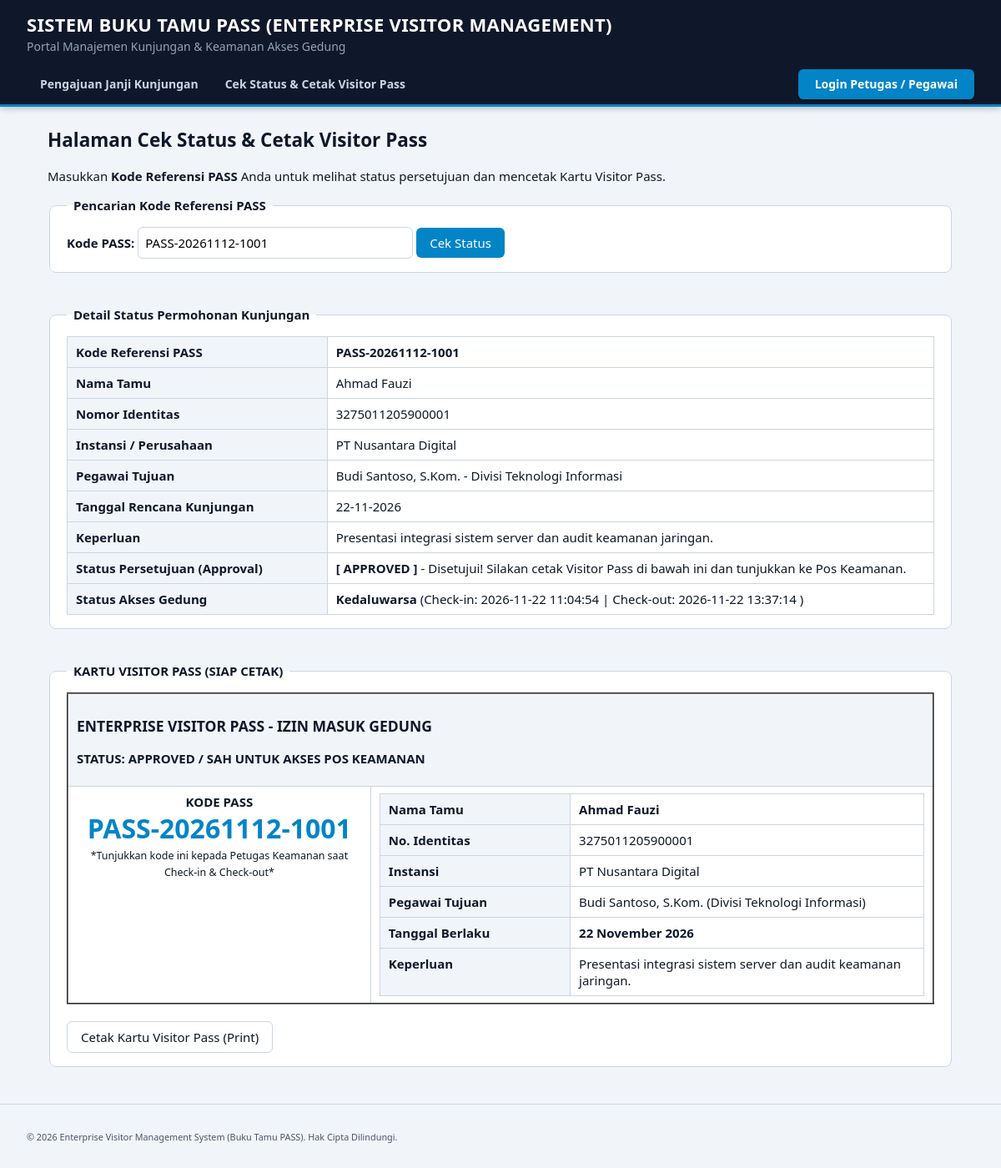
/cek_status.php?kode=PASS-20261112-1001, run on the app's committed database.
### tables this page shows
CREATE TABLE `pengajuan_pass` (
  `id_pass` int NOT NULL,
  `kode_pass` varchar(30) NOT NULL,
  `nama_tamu` varchar(100) NOT NULL,
  `no_identitas` varchar(50) NOT NULL,
  `instansi` varchar(100) NOT NULL,
  `id_tujuan_pegawai` int NOT NULL,
  `keperluan` text NOT NULL,
  `tgl_rencana` date NOT NULL,
  `status_approval` enum('Pending','Approved','Rejected') NOT NULL DEFAULT 'Pending'
);

CREATE TABLE `users` (
  `id_user` int NOT NULL,
  `nama` varchar(100) NOT NULL,
  `divisi` varchar(100) NOT NULL,
  `username` varchar(50) NOT NULL,
  `password` varchar(255) NOT NULL,
  `role` enum('admin','pegawai','keamanan') NOT NULL
);

CREATE TABLE `log_akses` (
  `id_log` int NOT NULL,
  `id_pass` int NOT NULL,
  `id_petugas` int NOT NULL,
  `waktu_checkin` datetime DEFAULT NULL,
  `waktu_checkout` datetime DEFAULT NULL,
  `status_pass` enum('Di Dalam Gedung','Kedaluwarsa') NOT NULL DEFAULT 'Di Dalam Gedung'
);

### includes/auth_middleware.php (called while the page is built, shortened)
<?php
function e($string) {
    return htmlspecialchars((string)$string, ENT_QUOTES, 'UTF-8');
}
?>

### cek_status.php (the view, shortened to what this page needs)
<?php
require_once 'config/database.php';
require_once 'includes/auth_middleware.php';
$kode_input = trim($_GET['kode'] ?? $_POST['kode'] ?? '');
$pass_data = null;
$log_data = null;
if ($kode_input !== '') {
    if (!preg_match('/^[A-Za-z0-9\-]{5,30}$/', $kode_input)) {
        $search_error = "Format kode referensi PASS tidak valid.";
    } else {
        $stmt = $conn->prepare("
            SELECT p.*, u.nama AS nama_pegawai, u.divisi AS divisi_pegawai
            FROM pengajuan_pass p
            JOIN users u ON p.id_tujuan_pegawai = u.id_user
            WHERE p.kode_pass = ?
        ");
        $stmt->bind_param("s", $kode_input);
        $stmt->execute();
        $result = $stmt->get_result();
        $pass_data = $result->fetch_assoc();
        if (!$pass_data) {
            $search_error = "Data pengajuan dengan kode referensi '" . $kode_input . "' tidak ditemukan.";
        } else {
            $stmt_log = $conn->prepare("
                SELECT l.*, s.nama AS nama_petugas
                FROM log_akses l
                JOIN users s ON l.id_petugas = s.id_user
                WHERE l.id_pass = ?
                ORDER BY l.id_log DESC LIMIT 1
            ");
            $stmt_log->bind_param("i", $pass_data['id_pass']);
            $stmt_log->execute();
            $log_data = $stmt_log->get_result()->fetch_assoc();
        }
    }
}
include 'includes/header.php';
?>
<h2>Halaman Cek Status &amp; Cetak Visitor Pass</h2>
<p>Masukkan <strong>Kode Referensi PASS</strong> Anda untuk melihat status persetujuan dan mencetak Kartu Visitor Pass.</p>
<form method="GET" action="cek_status.php">
    <fieldset>
        <legend><strong>Pencarian Kode Referensi PASS</strong></legend>
        <label for="kode"><strong>Kode PASS:</strong></label>
        <input type="text" id="kode" name="kode" value="<?php echo e($kode_input); ?>" required minlength="5" maxlength="30" size="30" placeholder="Contoh: PASS-20261112-1001">
        <button type="submit">Cek Status</button>
    </fieldset>
</form>
<br>
<?php if ($pass_data): ?>
    <fieldset>
        <legend><strong>Detail Status Permohonan Kunjungan</strong></legend>
        <table border="1" cellpadding="8" cellspacing="0" width="100%">
            <tr>
                <th align="left" width="30%">Kode Referensi PASS</th>
                <td><strong><?php echo e($pass_data['kode_pass']); ?></strong></td>
            </tr>
            <tr>
                <th align="left">Nama Tamu</th>
                <td><?php echo e($pass_data['nama_tamu']); ?></td>
            </tr>
            <tr>
                <th align="left">Nomor Identitas</th>
                <td><?php echo e($pass_data['no_identitas']); ?></td>
            </tr>
            <tr>
                <th align="left">Instansi / Perusahaan</th>
                <td><?php echo e($pass_data['instansi']); ?></td>
            </tr>
            <tr>
                <th align="left">Pegawai Tujuan</th>
                <td><?php echo e($pass_data['nama_pegawai'] . ' - ' . $pass_data['divisi_pegawai']); ?></td>
            </tr>
            <tr>
                <th align="left">Tanggal Rencana Kunjungan</th>
                <td><?php echo e(date('d-m-Y', strtotime($pass_data['tgl_rencana']))); ?></td>
            </tr>
            <tr>
                <th align="left">Keperluan</th>
                <td><?php echo e($pass_data['keperluan']); ?></td>
            </tr>
            <tr>
                <th align="left">Status Persetujuan (Approval)</th>
                <td>
                    <strong>[ <?php echo e(strtoupper($pass_data['status_approval'])); ?> ]</strong>
                    <?php if ($pass_data['status_approval'] === 'Pending'): ?>
                        - Menunggu persetujuan dari pegawai tujuan / admin.
                    <?php elseif ($pass_data['status_approval'] === 'Rejected'): ?>
                        - Permohonan kunjungan ditolak. Anda tidak diizinkan masuk area gedung.
                    <?php else: ?>
                        - Disetujui! Silakan cetak Visitor Pass di bawah ini dan tunjukkan ke Pos Keamanan.
                    <?php endif; ?>
                </td>
            </tr>
            <tr>
                <th align="left">Status Akses Gedung</th>
                <td>
                    <?php if ($log_data): ?>
                        <strong><?php echo e($log_data['status_pass']); ?></strong>
                        (Check-in: <?php echo e($log_data['waktu_checkin']); ?>
                        <?php if ($log_data['waktu_checkout']): ?>
                            | Check-out: <?php echo e($log_data['waktu_checkout']); ?>
                        <?php endif; ?>)
                    <?php else: ?>
                        Belum Check-in di Pos Keamanan
                    <?php endif; ?>
                </td>
            </tr>
        </table>
    </fieldset>
    <?php if ($pass_data['status_approval'] === 'Approved'): ?>
        <br>
        <fieldset>
            <legend><strong>KARTU VISITOR PASS (SIAP CETAK)</strong></legend>
            <table border="2" cellpadding="10" cellspacing="0" width="100%">
                <tr>
                    <th colspan="2">
                        <h3>ENTERPRISE VISITOR PASS - IZIN MASUK GEDUNG</h3>
                        <p>STATUS: APPROVED / SAH UNTUK AKSES POS KEAMANAN</p>
                    </th>
                </tr>
                <tr>
                    <td width="35%" align="center">
                        <strong>KODE PASS</strong>
                        <h2><?php echo e($pass_data['kode_pass']); ?></h2>
                        <small>*Tunjukkan kode ini kepada Petugas Keamanan saat Check-in &amp; Check-out*</small>
                    </td>
                    <td>
                        <table border="1" cellpadding="5" cellspacing="0" width="100%">
                            <tr>
                                <th align="left" width="35%">Nama Tamu</th>
                                <td><strong><?php echo e($pass_data['nama_tamu']); ?></strong></td>
                            </tr>
                            <tr>
                                <th align="left">No. Identitas</th>
                                <td><?php echo e($pass_data['no_identitas']); ?></td>
                            </tr>
                            <tr>
                                <th align="left">Instansi</th>
                                <td><?php echo e($pass_data['instansi']); ?></td>
                            </tr>
                            <tr>
                                <th align="left">Pegawai Tujuan</th>
                                <td><?php echo e($pass_data['nama_pegawai'] . ' (' . $pass_data['divisi_pegawai'] . ')'); ?></td>
                            </tr>
                            <tr>
                                <th align="left">Tanggal Berlaku</th>
                                <td><strong><?php echo e(date('d F Y', strtotime($pass_data['tgl_rencana']))); ?></strong></td>
                            </tr>
                            <tr>
                                <th align="left">Keperluan</th>
                                <td><?php echo e($pass_data['keperluan']); ?></td>
                            </tr>
                        </table>
                    </td>
                </tr>
            </table>
            <br>
            <button type="button" onclick="window.print();">Cetak Kartu Visitor Pass (Print)</button>
        </fieldset>
    <?php endif; ?>
<?php endif; ?>
<?php include 'includes/footer.php'; ?>

### style.css (style rules this page uses)
:root { --navy: #0F172A; --cyan: #0284C7; --hijau: #16A34A; --merah: #E11D48; --abu: #F1F5F9; --garis: #CBD5E1; }
* { box-sizing: border-box; }
body { margin: 0; background: var(--abu); color: var(--navy); font: 15px "Segoe UI", Arial, sans-serif; }
h2 { margin-top: 0; }
fieldset { background: #fff; border: 1px solid var(--garis); border-radius: 8px; padding: 16px 20px; margin-bottom: 20px; }
legend { font-weight: bold; padding: 0 8px; }
input, select, textarea { padding: 8px; border: 1px solid var(--garis); border-radius: 6px; font: inherit; max-width: 100%; }
button { padding: 8px 16px; background: var(--cyan); color: #fff; border: 0; border-radius: 6px; font: inherit; cursor: pointer; }
button:is([type="reset"], [type="button"]) { background: #fff; color: var(--navy); border: 1px solid var(--garis); }
table { border-collapse: collapse; width: 100%; background: #fff; }
th, td { border: 1px solid var(--garis); padding: 8px 10px; text-align: left; vertical-align: top; }
th { background: var(--abu); }
td[align="center"] { text-align: center; }
td h2 { color: var(--cyan); font-size: 32px; margin: 0; }

### data on the page
pengajuan_pass: kode_pass "PASS-20261112-1001", nama_tamu "Ahmad Fauzi", no_identitas "3275011205900001", instansi "PT Nusantara Digital", id_tujuan_pegawai.divisi "Budi Santoso, S.Kom. - Divisi Teknologi Informasi", tgl_rencana "22-11-2026", keperluan "Presentasi integrasi sistem server dan audit keamanan jaringan.", status_approval "APPROVED", id_tujuan_pegawai.divisi "Budi Santoso, S.Kom. (Divisi Teknologi Informasi)", tgl_rencana "22 November 2026"
log_akses: status_pass "Kedaluwarsa", waktu_checkin "2026-11-22 11:04:54", waktu_checkout "2026-11-22 13:37:14"
